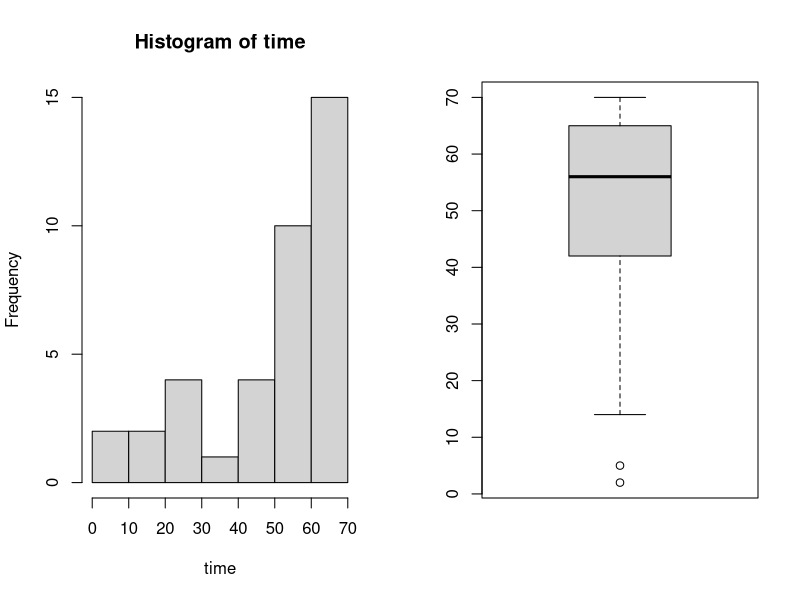
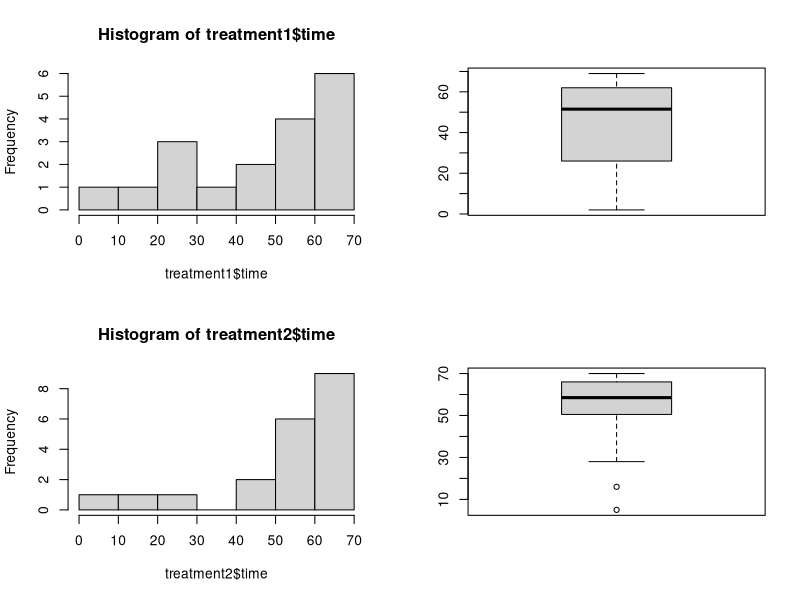

Source code (R) for these figures, in order: (Note: this script raises an error after producing the figures.)
## ---- chunk 1
prostatic <- read.csv("prostatic.csv", header = T, sep=",")
attach(prostatic);
head(prostatic)
## ---- chunk 2
par(mfrow=c(1,2))
hist(time)
boxplot(time)
## ---- chunk 3

treatment1 <- subset(prostatic, treatment == 1)

treatment2 <- subset(prostatic, treatment == 2)

## ---- chunk 4
par(mfrow=c(2,2))

hist(treatment1$time)
boxplot(treatment1$time)


hist(treatment2$time)
boxplot(treatment2$time)

## ---- chunk 5
riesgo.can <- muhaz(time,status)
plot(riesgo.can)
## ---- chunk 6
# Estimador K-M Grupos

ekm <- survfit(Surv(time,status)~treatment)
summary(ekm)
plot(ekm,lty=c(2,1),xlab="Tiempo (semanas)", ylab= "S(t) estimada")
legend(1,0.3,lty=c(2,1), c("treament1", "treament2"), lwd=1, bty="n")

## ---- chunk 7

ekm1 <- survfit(Surv(treatment1$time,treatment1$status)~1)
summary(ekm1)
ekm2 <- survfit(Surv(treatment2$time,treatment2$status)~1)
summary(ekm2)
## ---- chunk 8
par(mfrow=c(1,2))
plot(ekm1)
plot(ekm2)
## ---- chunk 9
ena <- survfit(Surv(time,status)~treatment, type = "fh")
summary(ena)

plot(ena,lty=c(2,1),xlab="Tiempo (semanas)", ylab= "S(t) estimada")
legend(1,0.3,lty=c(2,1), c("treament1", "treament2"), lwd=1, bty="n")

## ---- chunk 10
# Estimador NA Grupo de Control, Fleming and Harrington = fh

ena1 <- survfit(Surv(treatment1$time,treatment1$status)~1, type = "fh")
summary(ena1)

# Estimador NA Grupo de Eseroide, Fleming and Harrington = fh

ena2 <- survfit(Surv(treatment2$time,treatment2$status)~1, type = "fh")
summary(ena2)

## ---- chunk 11

par(mfrow=c(1,2))
plot(ena1,xlab="Tiempo (semanas)", ylab= "S(t) estimada")
plot(ena2,xlab="Tiempo (semanas)", ylab= "S(t) estimada")
## ---- chunk 12
index <- order(treatment1$time)
treatment1 <- treatment1[index,]

index <- order(treatment2$time)
treatment2 <- treatment2[index,]
## ---- chunk 13
len <- length(treatment1$time)
i <- seq(1:len)
p_score1 <- 1- ((i-0.5)/len)
## ---- chunk 14
len <- length(treatment2$time)
i <- seq(1:len)
p_score2 <- 1- ((i-0.5)/len)
## ---- chunk 15
plot(treatment1$time, p_score1, col = "red", ylab= "Plotting position S(t)", xlab="Time",)
points(treatment2$time, p_score2, col = "blue")
legend("bottomleft", legend=c("Treatment 1", "Treatment 2"), col = c("red","blue"), pch = 19, bty = "n")
## ---- chunk 16

par(mfrow=c(1,2))

plot(log(treatment1$time), log(-1*log(p_score1)), col = "red", ylab= "Plotting position S(t)", xlab="Time", main =" Weibull")

points(log(treatment2$time), log(-1*log(p_score2)), col = "blue")

legend("bottomleft", legend=c("Treatment 1", "Treatment 2"), col = c("red","blue"), pch = 19, bty = "n")


plot(log(treatment1$time), -1*log(p_score1), col = "red", ylab= "Plotting position S(t)", xlab="Time", main =" exponential")

points(log(treatment2$time), -1*log(p_score2), col = "blue")

legend("bottomleft", legend=c("Treatment 1", "Treatment 2"), col = c("red","blue"), pch = 19, bty = "n")


plot(log(treatment1$time), qnorm(p_score1), col = "red", ylab= "Plotting position S(t)", xlab="Time", main =" Lognormal")

points(log(treatment2$time), qnorm(p_score2), col = "blue")

legend("bottomleft", legend=c("Treatment 1", "Treatment 2"), col = c("red","blue"), pch = 19, bty = "n")
## ---- chunk 17

logT1 <- log(ekm1$time)
logT2 <- log(ekm2$time)

logLogSurv1 <- log(-log(ekm1$surv))
logSurv1 <- -log(ekm1$surv)
qnormSurv1 <- qnorm(ekm1$surv)


logLogSurv2 <- log(-log(ekm2$surv))
logSurv2 <- -log(ekm2$surv)
qnormSurv2 <- qnorm(ekm2$surv)

## ---- chunk 18


plot(log(ekm1$time), log(-1*log(ekm1$surv)), col = "red", ylab= "Plotting position S(t)", xlab="Time", main =" Weibull",ylim= c(-5,5))

points(log(treatment1$time), log(-1*log(p_score1)), col = "blue")

legend("bottomleft", legend=c("ekm", "empirical"), col = c("red","blue"), pch = 19, bty = "n")

